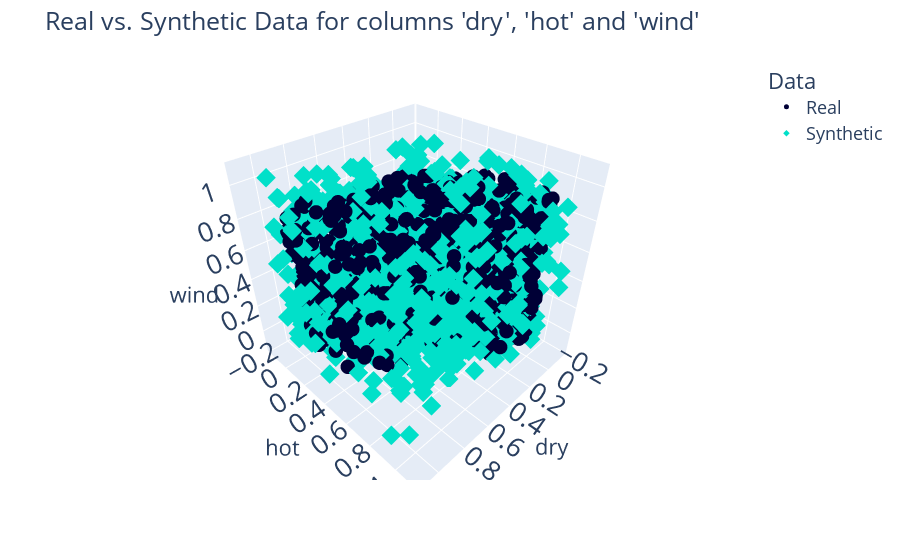

Notebook cell for this chart:
### Code cell
compare_3d(df_normalized, synthetic_data)

### Figure 1 — Plotly figure (JSON) as saved in the notebook; plotly's stock layout.template omitted (floating-point values rounded to 4 significant figures; data arrays with more than 128 entries replaced by an {"elided": "..."} marker saying what was removed)
{"data": [{"hovertemplate": "Data=Real<br>dry=%{x}<br>hot=%{y}<br>wind=%{z}<extra></extra>", "legendgroup": "Real", "marker": {"color": "#000036", "size": 5, "symbol": "circle"}, "mode": "markers", "name": "Real", "scene": "scene", "showlegend": true, "type": "scatter3d", "x": {"elided": "1096 float values"}, "y": {"elided": "1096 float values"}, "z": {"elided": "1096 float values"}}, {"hovertemplate": "Data=Synthetic<br>dry=%{x}<br>hot=%{y}<br>wind=%{z}<extra></extra>", "legendgroup": "Synthetic", "marker": {"color": "#01E0C9", "size": 5, "symbol": "diamond"}, "mode": "markers", "name": "Synthetic", "scene": "scene", "showlegend": true, "type": "scatter3d", "x": {"elided": "1096 float values"}, "y": {"elided": "1096 float values"}, "z": {"elided": "1096 float values"}}], "layout": {"font": {"size": 18}, "legend": {"title": {"text": "Data"}, "tracegroupgap": 0}, "margin": {"t": 60}, "plot_bgcolor": "#F5F5F8", "scene": {"domain": {"x": [0, 1], "y": [0, 1]}, "xaxis": {"title": {"text": "dry"}}, "yaxis": {"title": {"text": "hot"}}, "zaxis": {"title": {"text": "wind"}}}, "showlegend": true, "title": {"text": "Real vs. Synthetic Data for columns 'dry', 'hot' and 'wind'"}}}
